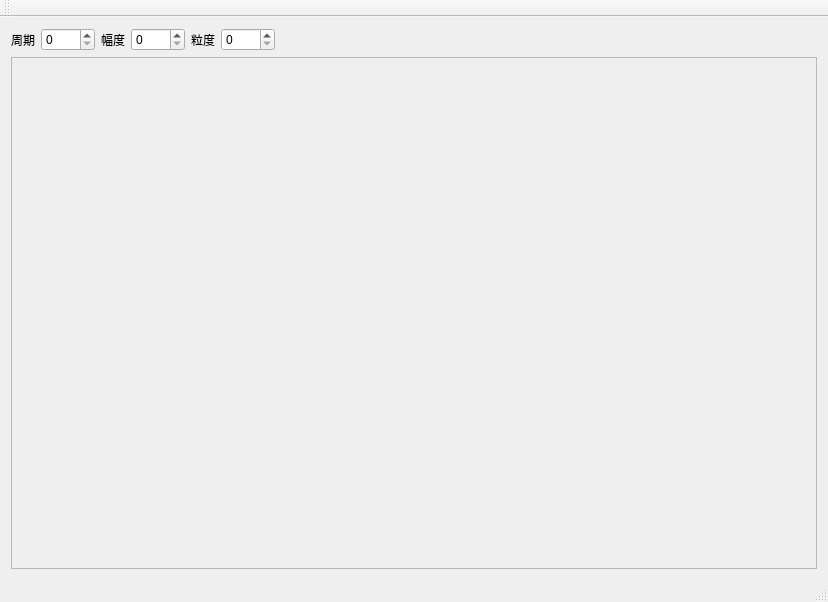
<?xml version="1.0" encoding="UTF-8"?>
<ui version="4.0">
 <class>Test11_8a_12_13Class</class>
 <widget class="QMainWindow" name="Test11_8a_12_13Class">
  <property name="geometry">
   <rect>
    <x>0</x>
    <y>0</y>
    <width>828</width>
    <height>602</height>
   </rect>
  </property>
  <property name="windowTitle">
   <string>Test11_8a_12_13</string>
  </property>
  <widget class="QWidget" name="centralWidget">
   <layout class="QVBoxLayout" name="verticalLayout">
    <item>
     <layout class="QHBoxLayout" name="horizontalLayout">
      <property name="sizeConstraint">
       <enum>QLayout::SetMinimumSize</enum>
      </property>
      <item>
       <widget class="QLabel" name="label">
        <property name="text">
         <string>周期</string>
        </property>
       </widget>
      </item>
      <item>
       <widget class="QSpinBox" name="spinBoxPeriod">
        <property name="maximum">
         <number>1024</number>
        </property>
       </widget>
      </item>
      <item>
       <widget class="QLabel" name="label_2">
        <property name="text">
         <string>幅度</string>
        </property>
       </widget>
      </item>
      <item>
       <widget class="QSpinBox" name="spinBoxRadius">
        <property name="maximum">
         <number>1024</number>
        </property>
       </widget>
      </item>
      <item>
       <widget class="QLabel" name="label_3">
        <property name="text">
         <string>粒度</string>
        </property>
       </widget>
      </item>
      <item>
       <widget class="QSpinBox" name="spinBoxGrain">
        <property name="maximum">
         <number>1024</number>
        </property>
       </widget>
      </item>
      <item>
       <spacer name="horizontalSpacer">
        <property name="orientation">
         <enum>Qt::Horizontal</enum>
        </property>
        <property name="sizeHint" stdset="0">
         <size>
          <width>80</width>
          <height>20</height>
         </size>
        </property>
       </spacer>
      </item>
     </layout>
    </item>
    <item>
     <widget class="MySin" name="frame">
      <property name="frameShape">
       <enum>QFrame::StyledPanel</enum>
      </property>
      <property name="frameShadow">
       <enum>QFrame::Raised</enum>
      </property>
     </widget>
    </item>
   </layout>
  </widget>
  <widget class="QMenuBar" name="menuBar">
   <property name="geometry">
    <rect>
     <x>0</x>
     <y>0</y>
     <width>828</width>
     <height>23</height>
    </rect>
   </property>
  </widget>
  <widget class="QToolBar" name="mainToolBar">
   <attribute name="toolBarArea">
    <enum>TopToolBarArea</enum>
   </attribute>
   <attribute name="toolBarBreak">
    <bool>false</bool>
   </attribute>
  </widget>
  <widget class="QStatusBar" name="statusBar"/>
 </widget>
 <layoutdefault spacing="6" margin="11"/>
 <customwidgets>
  <customwidget>
   <class>MySin</class>
   <extends>QFrame</extends>
   <header>MySin.h</header>
   <container>1</container>
  </customwidget>
 </customwidgets>
 <resources>
  <include location="Test11_8a_12_13.qrc"/>
 </resources>
 <connections/>
</ui>
